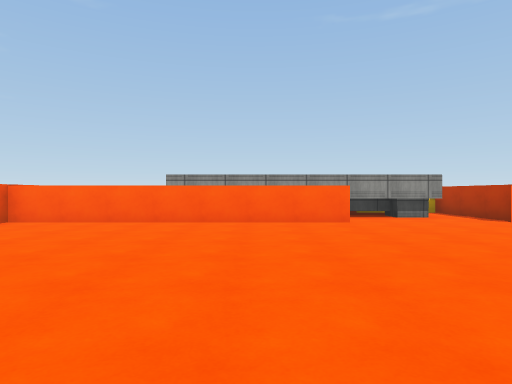
view 1 (above)

18 first-person views from a walk through a Unity game level. The camera is 1.3 m above the floor, looks level and sees 75° across. The floor is counted in squares, 2 m on a side. Each view is taken from the middle of a square. On the plan, view 1 faces up. The plan holds only what a view shows up to about 10 squares ahead; the rest is blank. The place goes on beyond the plan. The player character is not drawn. Surface patterns are stand-ins for the level's own textures.

view 2
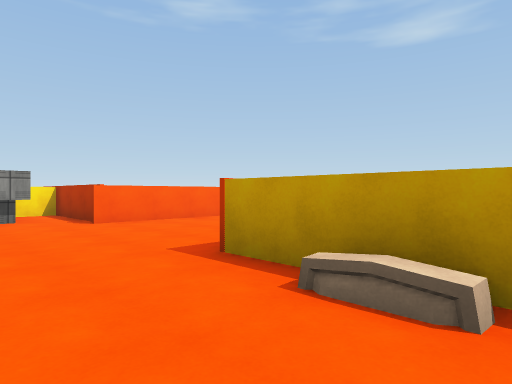

view 3
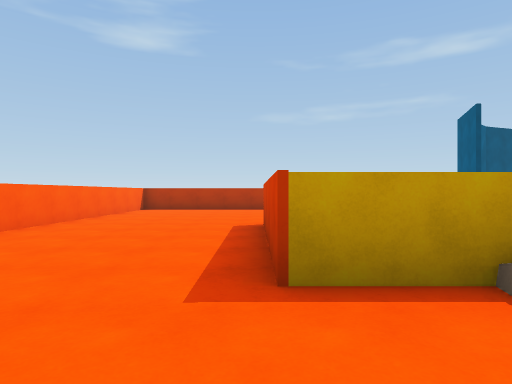

view 4
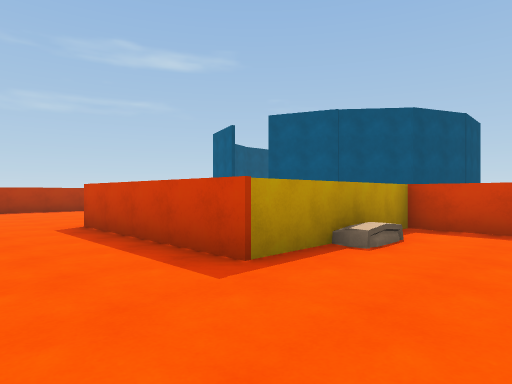

view 5
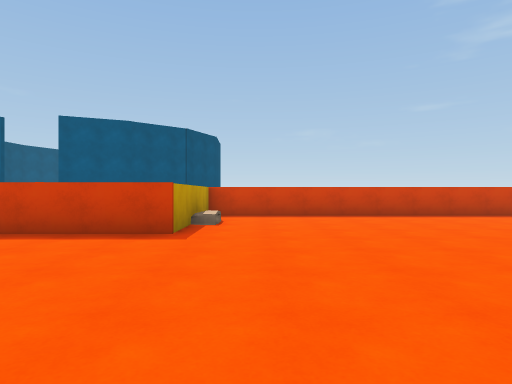

view 6
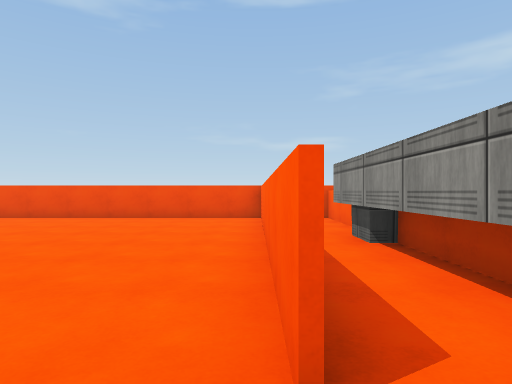

view 7
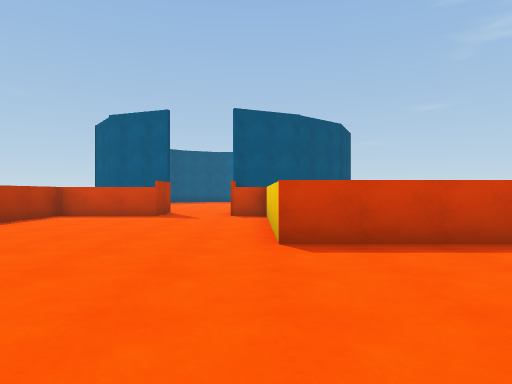

view 8
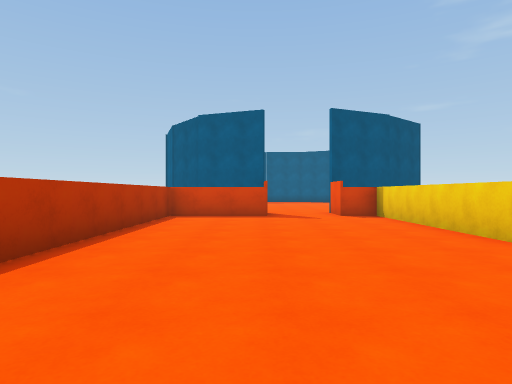

view 9
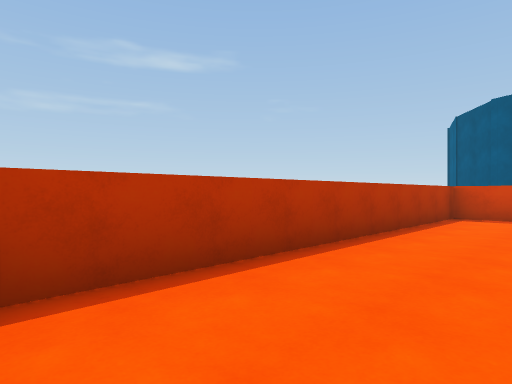

view 10
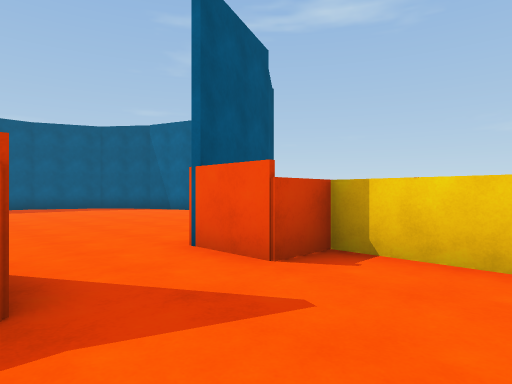

view 11
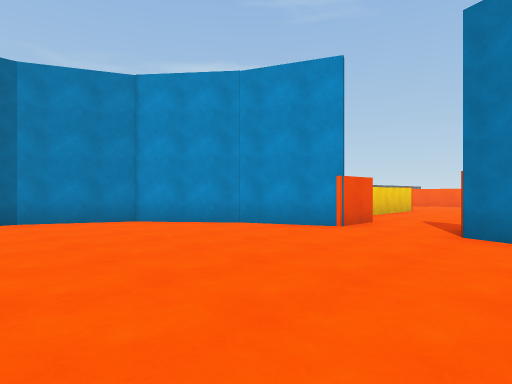

view 12
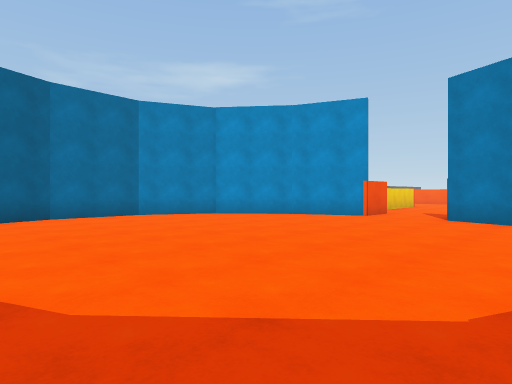

view 13
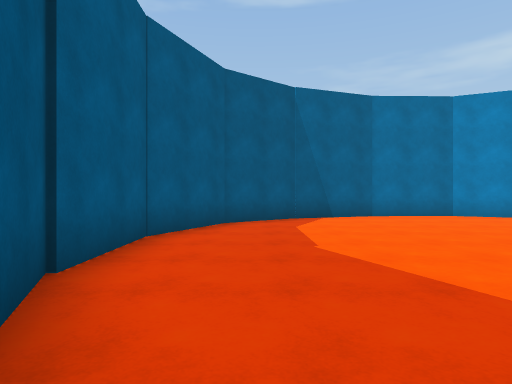

view 14
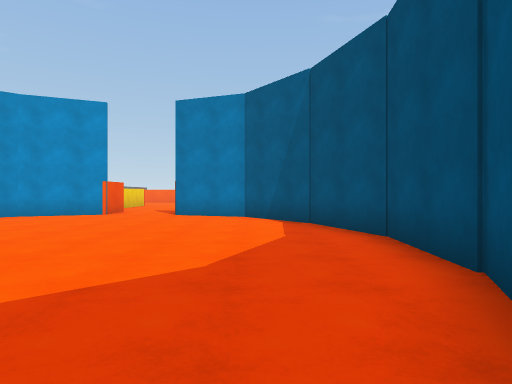

view 15
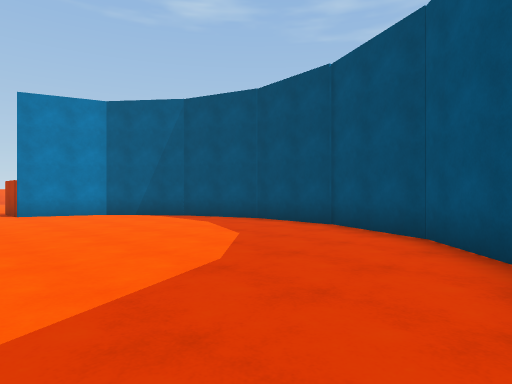

view 16
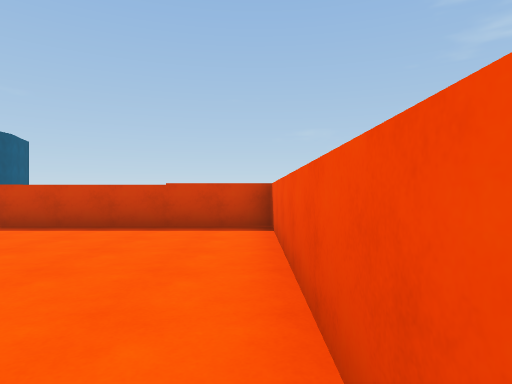

view 17
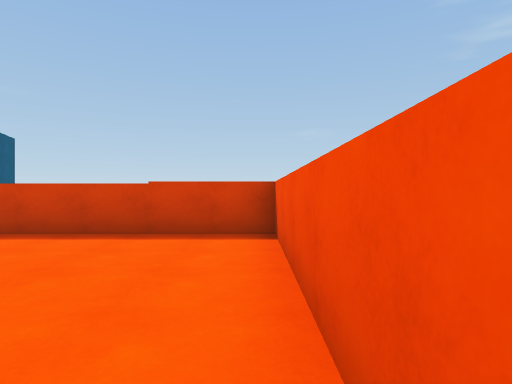

view 18
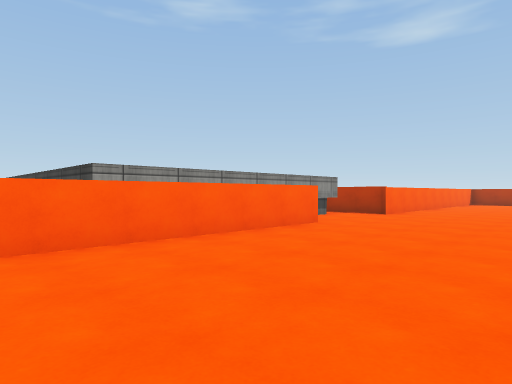

### Floor plan
Points are (right, up) in squares from view 1. A wall is a line through its corners. A room is listed if a view was taken in it or the views show most of it. See-through windows are left out.
Room 1 (views 1, 2, 3, 4, 5, 6, 7, 8, 9, 10, 16, 17, 18)
walls: (5.6, 7.1) (5.6, 10.5) (4.6, 10.5); (2.1, 7.1) (-5.4, 7.1); (4.6, 8.2) (-2.2, 8.2); (13, 7.1) (5.4, 7.1); (-3.2, 8.8) (-5.3, 8.8) (-5.3, -1.1) (5.3, -1.1) (5.3, 2.9) (9.7, 2.9) (9.7, -2.1) (10.7, -2.1) (10.7, -3.4); (12.7, -3.5) (12.7, -2.1) (15.3, -2.1) (15.3, 6.8)
low walls: (4.4, 8.4) (3.6, 8.4); (3.6, 8.8) (2.5, 8.8); (0.8, 8.8) (-1.2, 8.8); (-1.2, 8.4) (-2, 8.4)
ways out: opening at (11.5, -2.5) to room 2
objects: TV (5, 1)
Room 2 (views 11, 12, 13, 14, 15)
walls: (8.8, -4.2) (6.9, -5.7) (6, -7.7) (6, -9.9) (6.8, -12.1) (8, -13.7) (10.1, -14.6) (12.4, -14.6); (10.7, -3.4) (8.7, -4.2); (12.2, -14.7) (13.4, -14.2); (14.7, -13.5) (15.9, -12.4) (16.8, -10.5) (16.9, -8.2) (16.2, -6.1) (14.7, -4.3) (12.7, -3.5)
ways out: opening at (11.5, -2.5) to room 1

Where each view was taken, in squares from view 1:
view 1: 0 up, 0 right, facing up
view 2: 0 up, 3 right, facing up-right
view 3: 3 up, 3 right, facing right
view 4: 5 up, 3 right, facing down-right
view 5: 8 up, 4 right, facing down
view 6: 7 up, 3 right, facing left
view 7: 7 up, 10 right, facing down
view 8: 7 up, 13 right, facing down
view 9: 7 up, 13 right, facing down-right
view 10: 0 up, 13 right, facing down-left
view 11: 9 down, 14 right, facing up-left
view 12: 12 down, 15 right, facing up-left
view 13: 13 down, 15 right, facing left
view 14: 13 down, 15 right, facing up
view 15: 14 down, 11 right, facing up-right
view 16: 5 up, 5 left, facing down
view 17: 4 up, 5 left, facing down
view 18: 3 up, 4 left, facing up-right
